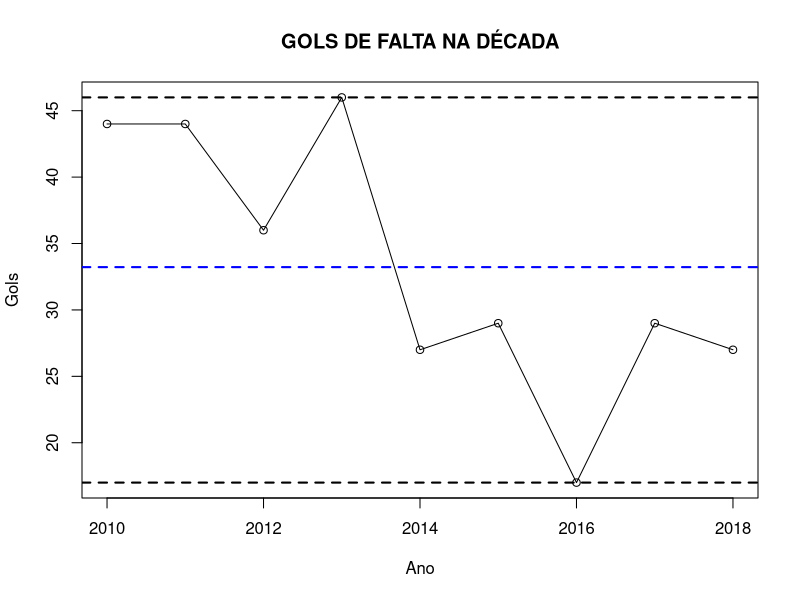

Write R code to recreate this figure.
D <- c(44,44,36,46,27,29,17,29,27)		# Dados: sem 2019!
S <- ts(D,start = 2010,frequency = 1)	# Cria a série
print(S)  # Exibe a série (apenas para conferência)

# Traça o gráfico e as linhas pedidas
plot(S,main = "GOLS DE FALTA NA DÉCADA",type = "o", xlab = "Ano", ylab = "Gols")
abline(h = min(S),lty = 2,lwd = 2)  # Mínimo
abline(h = max(S),lty = 2,lwd = 2)  # Máximo
abline(h = mean(S),col = "blue",lty = 2,lwd = 2)	 # Média